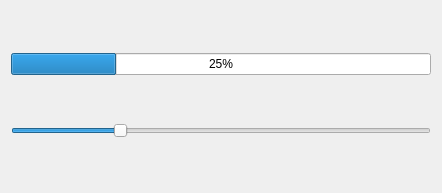
<?xml version="1.0" encoding="UTF-8"?>
<ui version="4.0">
 <class>Form</class>
 <widget class="QWidget" name="Form">
  <property name="geometry">
   <rect>
    <x>0</x>
    <y>0</y>
    <width>442</width>
    <height>193</height>
   </rect>
  </property>
  <property name="windowTitle">
   <string>HelloQtForm</string>
  </property>
  <layout class="QHBoxLayout" name="horizontalLayout">
   <item>
    <layout class="QVBoxLayout" name="verticalLayout">
     <item>
      <widget class="QProgressBar" name="progressBar">
       <property name="value">
        <number>25</number>
       </property>
      </widget>
     </item>
     <item>
      <widget class="QSlider" name="horizontalSlider">
       <property name="value">
        <number>25</number>
       </property>
       <property name="orientation">
        <enum>Qt::Horizontal</enum>
       </property>
      </widget>
     </item>
    </layout>
   </item>
  </layout>
 </widget>
 <resources/>
 <connections>
  <connection>
   <sender>horizontalSlider</sender>
   <signal>valueChanged(int)</signal>
   <receiver>progressBar</receiver>
   <slot>setValue(int)</slot>
   <hints>
    <hint type="sourcelabel">
     <x>225</x>
     <y>132</y>
    </hint>
    <hint type="destinationlabel">
     <x>221</x>
     <y>61</y>
    </hint>
   </hints>
  </connection>
 </connections>
</ui>
